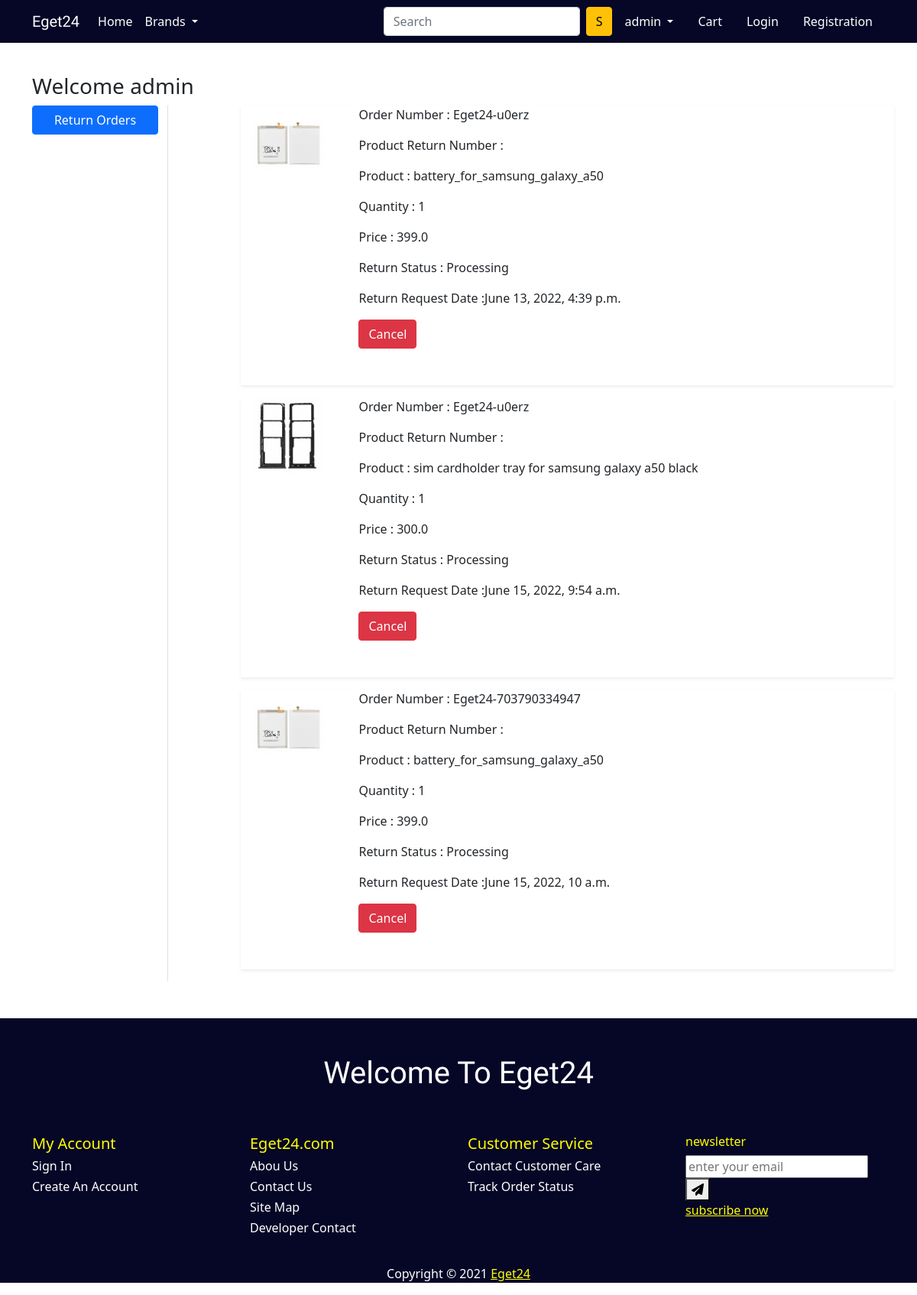
The app's page /my-return-orders/ (signed in), older data.
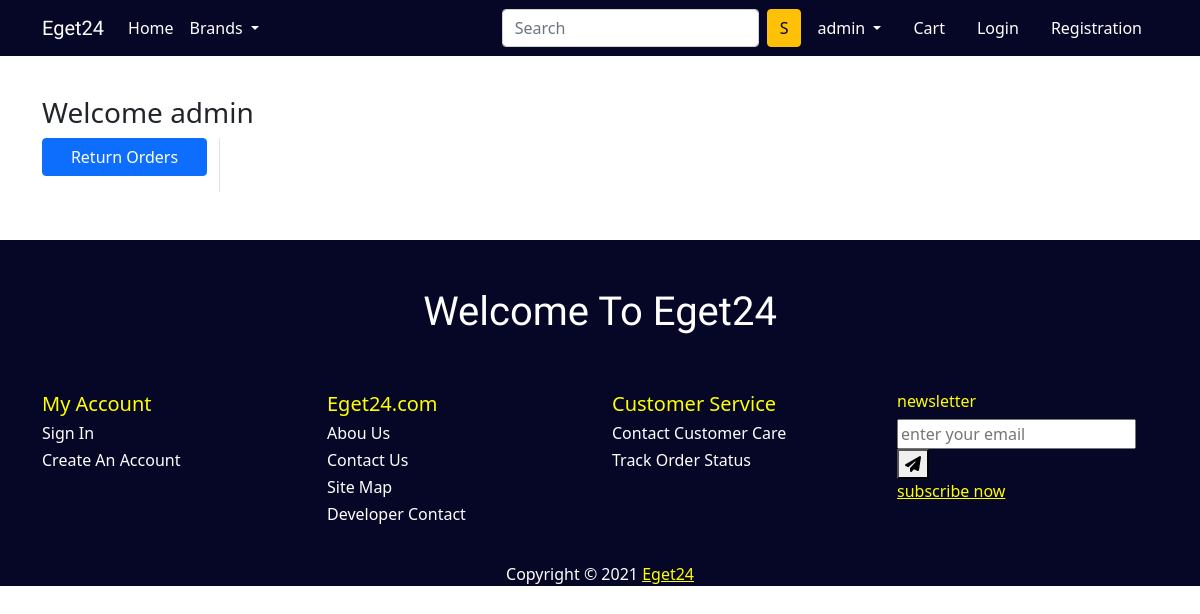
The same page, newer data.
### mobiles/models.py (models this page shows, shortened)
class Return_Order(models.Model):
    order_placed = models.ForeignKey(OrderPlaced, on_delete=models.CASCADE)
    product_return_number = models.CharField(max_length=20, blank=True)
    return_request_message = models.CharField(max_length=45)
    return_status = models.CharField(choices=RETURN_STATUS,
                                     max_length=20,
                                     default='Processing')
    return_request_date = models.DateTimeField(auto_now_add=True)

class OrderPlaced(models.Model):
    order_number = models.CharField(max_length=20, blank=True)
    payment_status = models.CharField(max_length=15, blank=True)
    user = models.ForeignKey(CustomUser, on_delete=models.CASCADE)
    customer_address = models.ForeignKey(CustomerAddress,
                                         on_delete=models.CASCADE)
    all_accesories = models.ForeignKey(All_Accesories,
                                       on_delete=models.CASCADE)
    quantity = models.PositiveIntegerField(default=1)
    item_total_price = models.FloatField(default=0)
    expected_delivery_date = models.CharField(max_length=25)
    message = models.TextField(blank=True, default='hello')
    status = models.CharField(max_length=20,
                              choices=STATUS_CHOICES,
                              default='Accepted')
    ordered_date = models.DateTimeField(auto_now_add=True)
    updated_at = models.DateTimeField(auto_now=True)

class All_Accesories(models.Model):
    all_mobiles = models.ForeignKey(All_Mobiles, on_delete=models.CASCADE)
    title = models.CharField(max_length=200)
    price = models.FloatField()
    description = models.TextField()
    category = models.CharField(choices=CATEGORY_CHOICES,
                                max_length=20,
                                blank=True)
    sub_category = models.CharField(choices=SUB_CATEGORY_CHOICES,
                                    max_length=20,
                                    blank=True)
    color = models.CharField(max_length=100, blank=True)
    availability = models.CharField(choices=AVAILABILITY, max_length=20)
    accesories_photo = models.ImageField(upload_to='accesoriesimg')
    date_added = models.DateTimeField(auto_now_add=True)

### mobiles/views.py (the view)
# urls.py: path('my-return-orders/', views.my_return_orders, name='my-return-orders'),
def my_return_orders(request):
    user_returns = Return_Order.objects.filter(order_placed__user=request.user)
    return render(request, 'mobiles/return_order.html',
                  {'user_returns': user_returns})

### mobiles/templates/mobiles/return_order.html (shortened to what this page needs)
{% extends 'mobiles/base.html' %}
{% load static %}
{% block main-content %}
<div class="container my-5 pt-5">
    <div class="row">
        <h3>Welcome {{ request.user }}</h3>
        <div class="col-sm-2 border-end">
            <ul class="list-unstyled">
                <li class="d-grid"><a href="{% url 'orders' %}" class="btn btn-primary">Return Orders</a></li>
            </ul>
        </div>
        <div class="col-sm-9 offset-sm-1">
            {% for returns in user_returns %}
            <div class="row shadow-sm mb-3">
                <div class="col-sm-2">
                    <img src="{{ returns.order_placed.all_accesories.accesories_photo.url }}" alt="" srcset=""
                        class="img-fluid" height="100" width="100">
                </div>
                <div class="col-sm-7">
                    <p>Order Number : {{returns.order_placed.order_number}}</p>
                    <p>Product Return Number : {{returns.product_return_number}}</p>
                    <p>Product : {{returns.order_placed.all_accesories.title}}</p>
                    <p>Quantity : {{returns.order_placed.quantity}}</p>
                    <p>Price : {{returns.order_placed.item_total_price}}</p>
                    <p>Return Status : {{returns.return_status}}</p>
                    <P>Return Request Date :{{returns.return_request_date}}</P>
                    {% if returns.return_status == 'Processing' or returns.return_status == 'Accepted' %}
                    <a href="{% url 'cancel-return-request' returns.id %}"><button
                            class="btn btn-danger mb-5">Cancel</button></a>
                    {% endif %}
                </div>
            </div>
            {% endfor %}
        </div>
    </div>
</div>
{% endblock main-content %}

Row changes from the older to the newer data that the page shows:
removed Return_Order: order_placed.all_accesories.accesories_photo (picture), order_placed.order_number "Eget24-u0erz", order_placed.all_accesories "battery_for_samsung_galaxy_a50", order_placed.quantity "1", order_placed.item_total_price "399.0", return_status "Processing", return_request_date "June 13, 2022, 4:39 p.m.", shows "Cancel"
removed Return_Order: order_placed.all_accesories.accesories_photo (picture), order_placed.order_number "Eget24-u0erz", order_placed.all_accesories "sim cardholder tray for samsung galaxy a50 black", order_placed.quantity "1", order_placed.item_total_price "300.0", return_status "Processing", return_request_date "June 15, 2022, 9:54 a.m.", shows "Cancel"
removed Return_Order: order_placed.all_accesories.accesories_photo (picture), order_placed.order_number "Eget24-703790334947", order_placed.all_accesories "battery_for_samsung_galaxy_a50", order_placed.quantity "1", order_placed.item_total_price "399.0", return_status "Processing", return_request_date "June 15, 2022, 10 a.m.", shows "Cancel"
